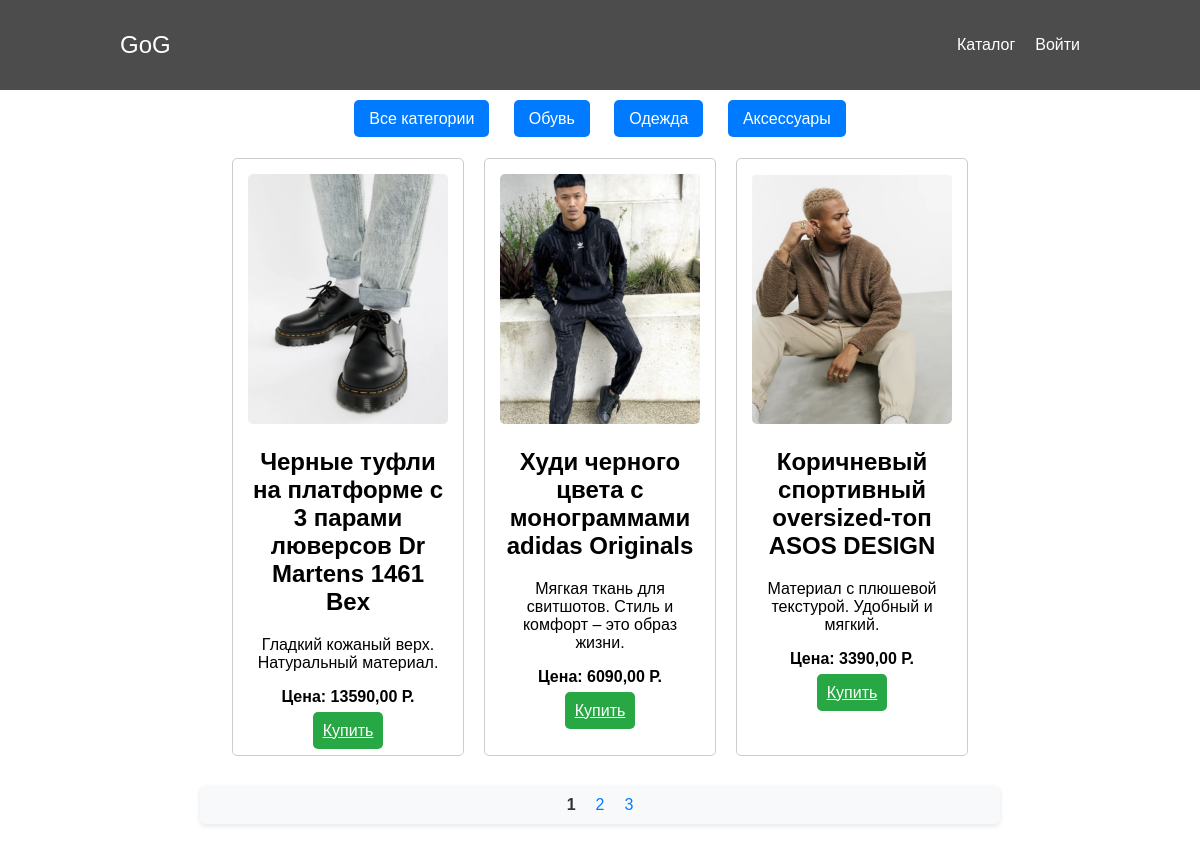
Screenshot of /products/ with the database file from the repository.
### apps/products/models.py (models this page shows, shortened)
class ProductCategory(models.Model):
    name = models.CharField(max_length=128, unique=True)
    description = models.TextField(null=True, blank=True)
    class Meta:
        verbose_name = 'Category'
        verbose_name_plural = 'Categories'
    @classmethod
    def with_product_count(cls):
        return cls.objects.annotate(total_quantity=Sum('products__quantity'))

class Product(models.Model):
    name = models.CharField(max_length=128)
    description = models.TextField(null=True, blank=True)
    price = models.DecimalField(max_digits=7, decimal_places=2)
    quantity = models.PositiveIntegerField(default=0)
    image = models.ImageField(upload_to="products_images")
    category = models.ForeignKey(ProductCategory, related_name='products', on_delete=models.CASCADE)
    class Meta:
        verbose_name = 'Product'
        verbose_name_plural = 'Products'
    @classmethod
    def available(cls, category_id=None):
        queryset = cls.objects.filter(quantity__gte=1)
        if category_id:
            queryset = queryset.filter(category_id=category_id)
        return queryset

### apps/products/views.py (the view)
# urls.py: path('', ProductsListView.as_view(), name='index'),
class ProductsListView(ListView):
    extra_context = {'title': 'Каталог'}
    model = Product
    template_name = 'products/products.html'
    paginate_by = 3
    def get_queryset(self):
        category_id = self.kwargs.get('category_id')
        queryset = Product.available()
        if category_id is not None:
            queryset = queryset.filter(category_id=category_id)
        return queryset.order_by('id')
    def get_context_data(self, *, object_list=None, **kwargs):
        context = super().get_context_data(**kwargs)
        visible_categories = ProductCategory.with_product_count().filter(total_quantity__gte=1)
        context['visible_categories'] = visible_categories
        return context

### apps/products/context_processors.py (called while the page is built)
def baskets(request):
    user = request.user
    return {'baskets': Basket.objects.filter(user=user) if user.is_authenticated else []}

### templates/products/products.html (shortened to what this page needs)
{% extends 'base.html' %}
{% load static %}
{% block css %}
    <link rel="stylesheet" href="{% static 'css/products/products.css' %}">
{% endblock %}
{% block content %}
    <nav class="category-nav">
        <a href="{% url 'products:index' %}"
           class="category-button">Все категории</a>
        {% for category in visible_categories %}
            <a href="{% url 'products:product_by_category' category.id %}"
               class="category-button">{{ category.name }}</a>
        {% endfor %}
    </nav>
    <main class="white-background">
        <section class="product-list">
            {% for product in object_list %}
                <div class="product-card">
                    <img src="{{ product.image.url }}" alt="{{ product.name }}">
                    <h2>{{ product.name }}</h2>
                    <p>{{ product.description }}</p>
                    <p class="price">Цена: {{ product.price }} Р.</p>
                    <a href="{% url 'products:basket_add' product.id %}"
                        class="buy-button">Купить</a>
                </div>
            {% endfor %}
        </section>
        <div class="pagination">
            <span class="step-links">
                {% for paginated_products_page in page_obj.paginator.page_range %}
                    {% if paginated_products_page == page_obj.number %}
                        <span class="current">
                            {{ page_obj.number }}
                        </span>
                    {% else %}
                        <a href="?page={{ paginated_products_page }}">{{ paginated_products_page }}</a>
                    {% endif %}
                {% endfor %}
            </span>
        </div>
    </main>
{% endblock %}

### static/css/products/products.css (style rules this page uses)
body { font-family: Arial, sans-serif; margin: 0; padding: 0; box-sizing: border-box; background-size: cover; }
.category-nav { text-align: center; margin: 20px 0; }
.category-button { background-color: #007bff; color: white; border: none; padding: 10px 15px; margin: 0 10px; cursor: pointer; border-radius: 5px; }
.product-list { display: flex; flex-wrap: wrap; justify-content: center; margin: 20px; }
.product-card { border: 1px solid #ccc; border-radius: 5px; margin: 10px; padding: 15px; width: 200px; text-align: center; }
.product-card img { max-width: 100%; height: auto; border-radius: 5px; }
.price { font-weight: bold; }
.buy-button { background-color: #28a745; color: white; border: none; padding: 10px; cursor: pointer; border-radius: 5px; }
.pagination { display: flex; justify-content: center; margin: 20px 0; }
.white-background { background-color: #ffffff; width: 800px; margin: 0 auto; }
nav a { color: #fff; text-decoration: none; }
.pagination { display: flex; justify-content: center; padding: 10px; background-color: #f8f9fa; border-radius: 5px; box-shadow: 0 2px 5px rgba(0, 0, 0, 0.1); }
.step-links { display: flex; align-items: center; }
.step-links a { margin: 0 10px; text-decoration: none; color: #007bff; transition: color 0.3s; }
.current { margin: 0 10px; font-weight: bold; color: #333; }

### rows the page displays
ProductCategory: name "Обувь"
ProductCategory: name "Одежда"
ProductCategory: name "Аксессуары"
Product: image (picture), name "Черные туфли на платформе с 3 парами люверсов Dr Martens 1461 Bex", description "Гладкий кожаный верх. Натуральный материал.", price "13590,00"
Product: image (picture), name "Худи черного цвета с монограммами adidas Originals", description "Мягкая ткань для свитшотов. Стиль и комфорт – это образ жизни.", price "6090,00"
Product: image (picture), name "Коричневый спортивный oversized-топ ASOS DESIGN", description "Материал с плюшевой текстурой. Удобный и мягкий.", price "3390,00"

### other values shown
{{ page_obj.number }} "1"
{{ paginated_products_page }} "2" "3"
